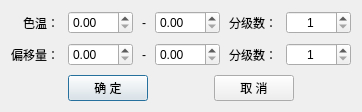
<?xml version="1.0" encoding="UTF-8"?>
<ui version="4.0">
 <class>HGradeIsothermDialog</class>
 <widget class="QDialog" name="HGradeIsothermDialog">
  <property name="geometry">
   <rect>
    <x>0</x>
    <y>0</y>
    <width>362</width>
    <height>105</height>
   </rect>
  </property>
  <property name="windowTitle">
   <string>等温线分级</string>
  </property>
  <layout class="QGridLayout" name="gridLayout" columnstretch="1,2,0,2,1,2">
   <property name="spacing">
    <number>9</number>
   </property>
   <item row="2" column="0" colspan="6">
    <layout class="QHBoxLayout" name="horizontalLayout">
     <item>
      <spacer name="horizontalSpacer_1">
       <property name="orientation">
        <enum>Qt::Horizontal</enum>
       </property>
       <property name="sizeHint" stdset="0">
        <size>
         <width>20</width>
         <height>20</height>
        </size>
       </property>
      </spacer>
     </item>
     <item>
      <widget class="QPushButton" name="pushButton_1">
       <property name="text">
        <string>确 定</string>
       </property>
      </widget>
     </item>
     <item>
      <spacer name="horizontalSpacer_2">
       <property name="orientation">
        <enum>Qt::Horizontal</enum>
       </property>
       <property name="sizeHint" stdset="0">
        <size>
         <width>40</width>
         <height>20</height>
        </size>
       </property>
      </spacer>
     </item>
     <item>
      <widget class="QPushButton" name="pushButton_2">
       <property name="text">
        <string>取 消</string>
       </property>
      </widget>
     </item>
     <item>
      <spacer name="horizontalSpacer_9">
       <property name="orientation">
        <enum>Qt::Horizontal</enum>
       </property>
       <property name="sizeHint" stdset="0">
        <size>
         <width>20</width>
         <height>20</height>
        </size>
       </property>
      </spacer>
     </item>
    </layout>
   </item>
   <item row="0" column="3">
    <widget class="QDoubleSpinBox" name="doubleSpinBox_02"/>
   </item>
   <item row="0" column="5">
    <widget class="QSpinBox" name="spinBox_01">
     <property name="alignment">
      <set>Qt::AlignCenter</set>
     </property>
     <property name="minimum">
      <number>1</number>
     </property>
     <property name="maximum">
      <number>1000</number>
     </property>
    </widget>
   </item>
   <item row="0" column="2">
    <widget class="QLabel" name="label_002">
     <property name="text">
      <string>-</string>
     </property>
     <property name="alignment">
      <set>Qt::AlignCenter</set>
     </property>
     <property name="buddy">
      <cstring>doubleSpinBox_02</cstring>
     </property>
    </widget>
   </item>
   <item row="0" column="0">
    <widget class="QLabel" name="label_001">
     <property name="text">
      <string>色温：</string>
     </property>
     <property name="alignment">
      <set>Qt::AlignRight|Qt::AlignTrailing|Qt::AlignVCenter</set>
     </property>
     <property name="buddy">
      <cstring>doubleSpinBox_01</cstring>
     </property>
    </widget>
   </item>
   <item row="0" column="1">
    <widget class="QDoubleSpinBox" name="doubleSpinBox_01"/>
   </item>
   <item row="1" column="2">
    <widget class="QLabel" name="label_005">
     <property name="text">
      <string>-</string>
     </property>
     <property name="alignment">
      <set>Qt::AlignCenter</set>
     </property>
     <property name="buddy">
      <cstring>doubleSpinBox_04</cstring>
     </property>
    </widget>
   </item>
   <item row="1" column="1">
    <widget class="QDoubleSpinBox" name="doubleSpinBox_03"/>
   </item>
   <item row="1" column="0">
    <widget class="QLabel" name="label_004">
     <property name="text">
      <string>偏移量：</string>
     </property>
     <property name="alignment">
      <set>Qt::AlignRight|Qt::AlignTrailing|Qt::AlignVCenter</set>
     </property>
     <property name="buddy">
      <cstring>doubleSpinBox_03</cstring>
     </property>
    </widget>
   </item>
   <item row="0" column="4">
    <widget class="QLabel" name="label_003">
     <property name="text">
      <string>分级数：</string>
     </property>
     <property name="alignment">
      <set>Qt::AlignRight|Qt::AlignTrailing|Qt::AlignVCenter</set>
     </property>
     <property name="buddy">
      <cstring>spinBox_01</cstring>
     </property>
    </widget>
   </item>
   <item row="1" column="3">
    <widget class="QDoubleSpinBox" name="doubleSpinBox_04"/>
   </item>
   <item row="1" column="4">
    <widget class="QLabel" name="label_006">
     <property name="text">
      <string>分级数：</string>
     </property>
     <property name="alignment">
      <set>Qt::AlignRight|Qt::AlignTrailing|Qt::AlignVCenter</set>
     </property>
     <property name="buddy">
      <cstring>spinBox_02</cstring>
     </property>
    </widget>
   </item>
   <item row="1" column="5">
    <widget class="QSpinBox" name="spinBox_02">
     <property name="alignment">
      <set>Qt::AlignCenter</set>
     </property>
     <property name="minimum">
      <number>1</number>
     </property>
     <property name="maximum">
      <number>100</number>
     </property>
    </widget>
   </item>
  </layout>
 </widget>
 <tabstops>
  <tabstop>doubleSpinBox_01</tabstop>
  <tabstop>doubleSpinBox_02</tabstop>
  <tabstop>spinBox_01</tabstop>
  <tabstop>doubleSpinBox_03</tabstop>
  <tabstop>doubleSpinBox_04</tabstop>
  <tabstop>spinBox_02</tabstop>
  <tabstop>pushButton_1</tabstop>
  <tabstop>pushButton_2</tabstop>
 </tabstops>
 <resources/>
 <connections>
  <connection>
   <sender>pushButton_1</sender>
   <signal>clicked()</signal>
   <receiver>HGradeIsothermDialog</receiver>
   <slot>accept()</slot>
   <hints>
    <hint type="sourcelabel">
     <x>127</x>
     <y>79</y>
    </hint>
    <hint type="destinationlabel">
     <x>58</x>
     <y>77</y>
    </hint>
   </hints>
  </connection>
  <connection>
   <sender>pushButton_2</sender>
   <signal>clicked()</signal>
   <receiver>HGradeIsothermDialog</receiver>
   <slot>reject()</slot>
   <hints>
    <hint type="sourcelabel">
     <x>280</x>
     <y>83</y>
    </hint>
    <hint type="destinationlabel">
     <x>362</x>
     <y>87</y>
    </hint>
   </hints>
  </connection>
 </connections>
</ui>
